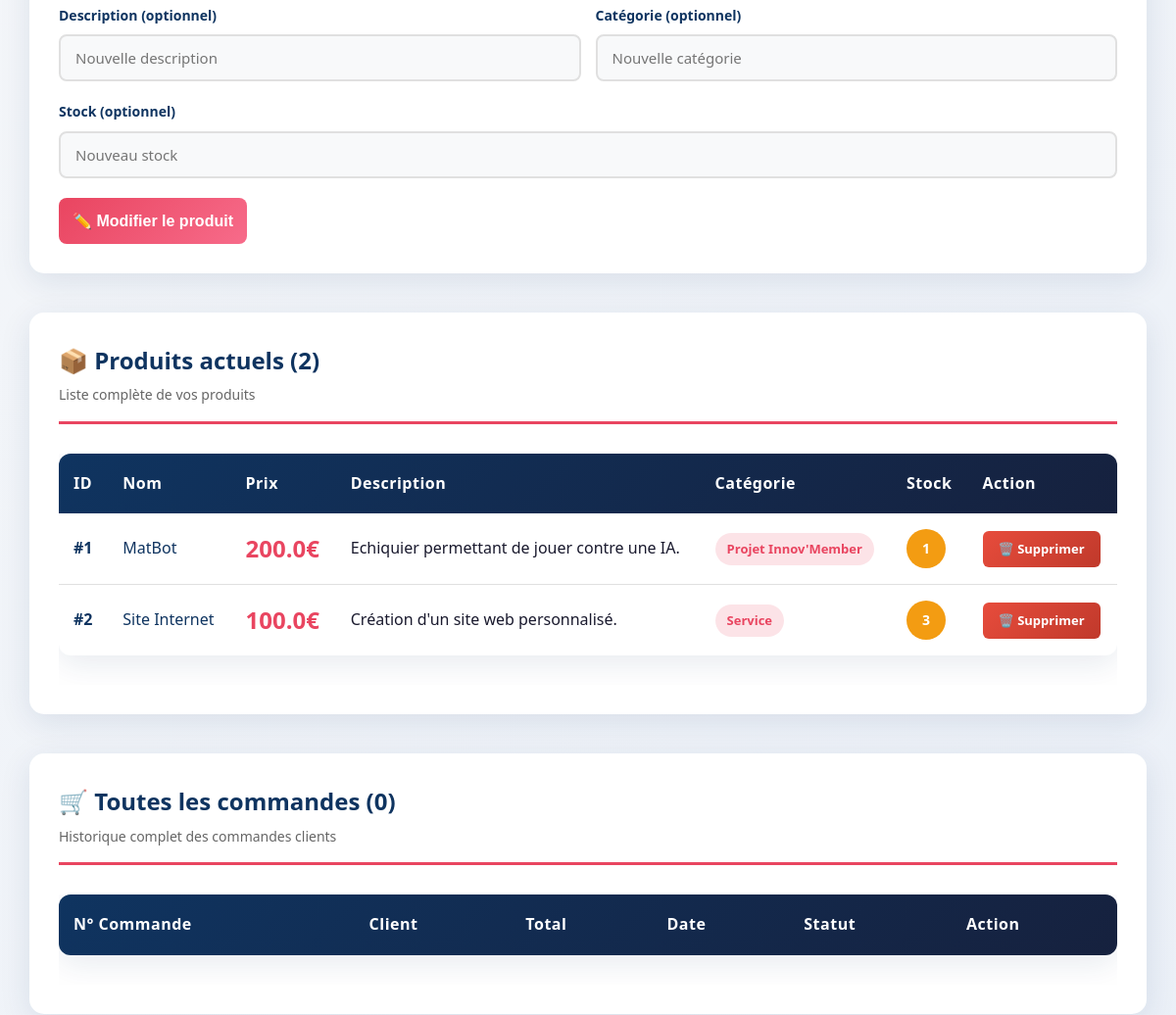
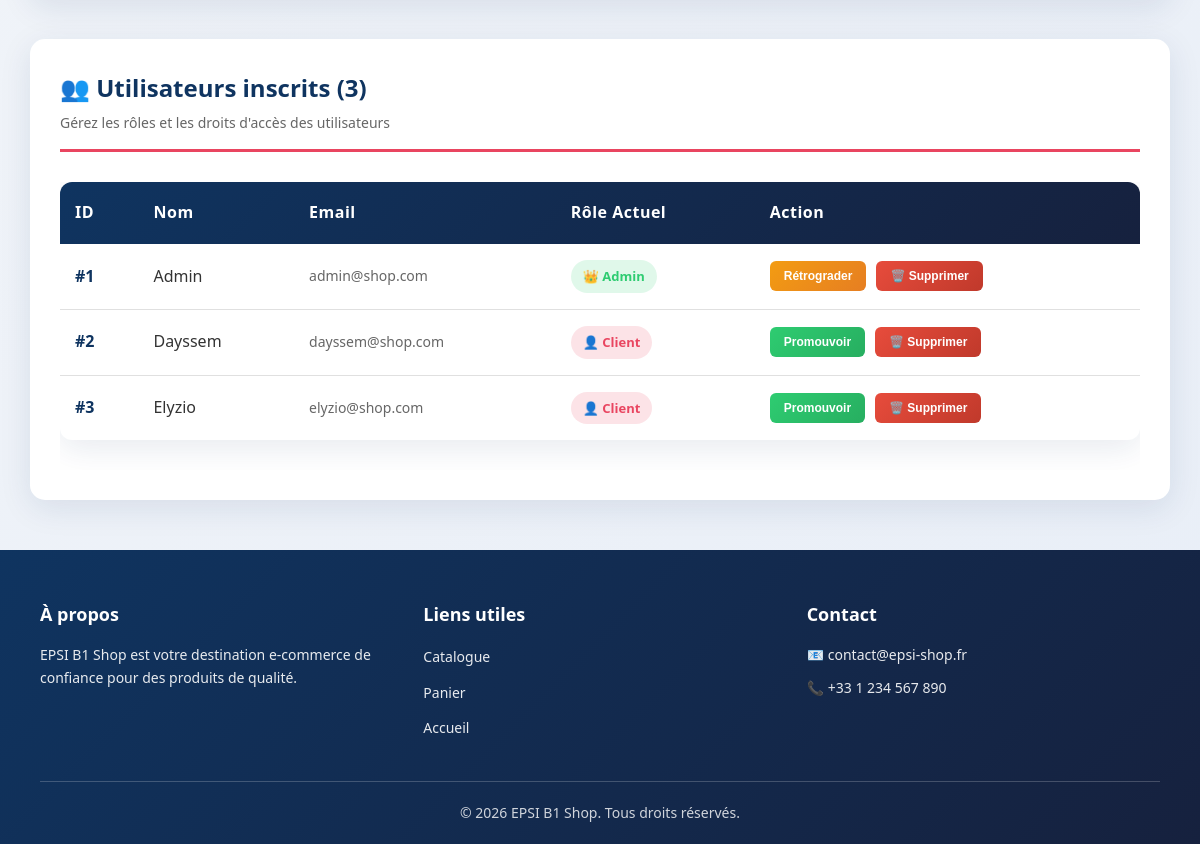
/admin (signed in, lower part), run on an earlier commit of the app's database (2 pictures, top to bottom).
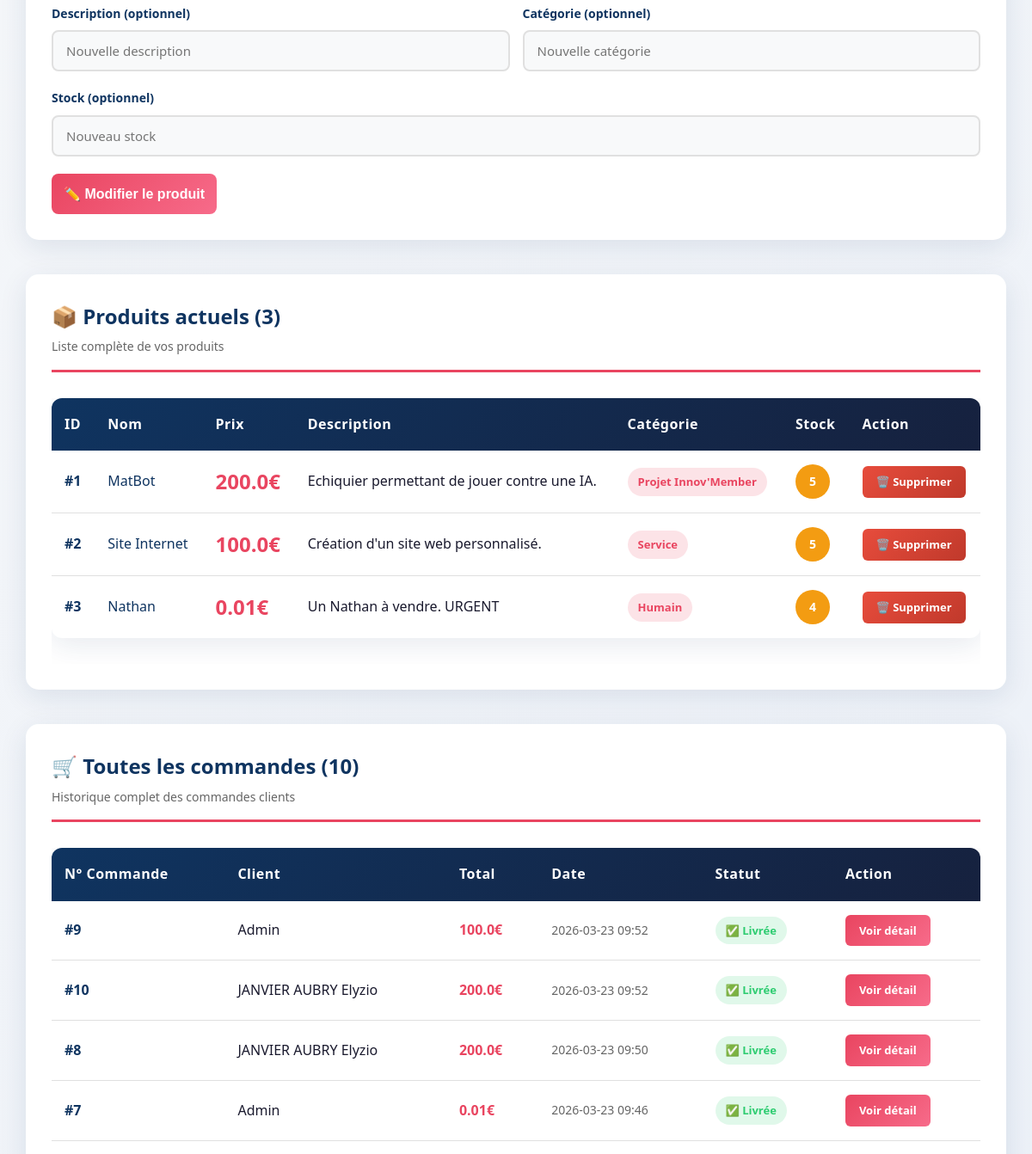
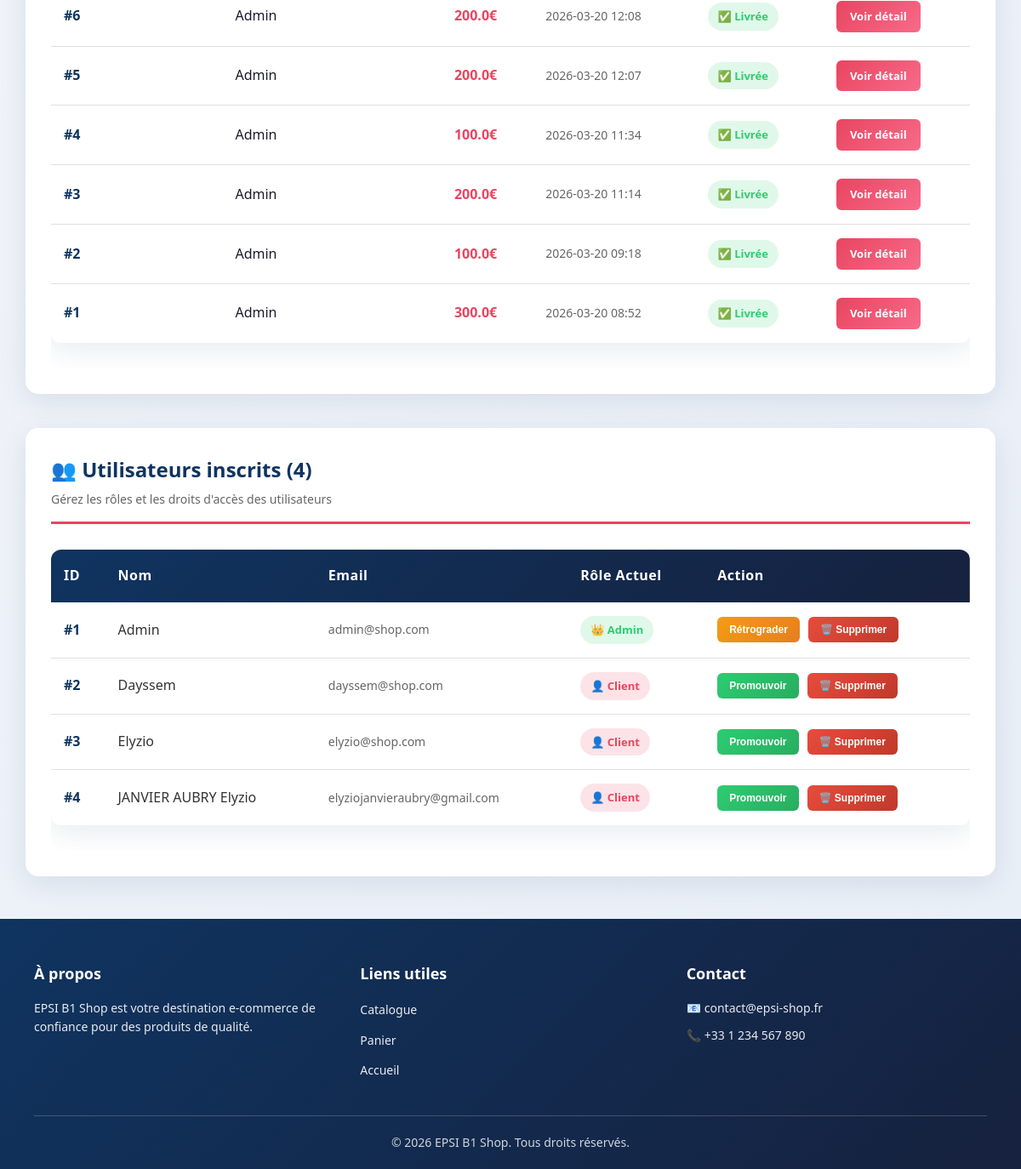
And on a later commit of the database (2 pictures, top to bottom).
### tables this page shows
CREATE TABLE produits (
                id INTEGER PRIMARY KEY AUTOINCREMENT,
                nom TEXT NOT NULL,
                prix REAL NOT NULL,
                description TEXT,
                categorie TEXT,
                stock INTEGER DEFAULT 10
            );

CREATE TABLE utilisateurs (
                id INTEGER PRIMARY KEY AUTOINCREMENT,
                nom TEXT NOT NULL,
                email TEXT NOT NULL UNIQUE,
                mot_de_passe TEXT NOT NULL,
                role TEXT DEFAULT 'client'
            );

CREATE TABLE commandes (
                id INTEGER PRIMARY KEY AUTOINCREMENT,
                utilisateur_id INTEGER,
                date TEXT,
                total REAL,
                FOREIGN KEY (utilisateur_id) REFERENCES utilisateurs(id)
            );

### app.py (the view)
@app.route('/admin', endpoint='admin')
def admin_dashboard():
    if session.get('user_role') != 'admin':
        return redirect('/login')
    produits = db.get_produits()
    commandes = db.get_toutes_commandes()
    utilisateurs = db.get_utilisateurs()
    return render_template('admin.html', produits=produits, commandes=commandes, utilisateurs=utilisateurs)

### database.py (called while the page is built)
    def get_connexion(self):
        conn = sqlite3.connect(self.dbname, timeout=10)
        conn.row_factory = sqlite3.Row
        conn.execute('PRAGMA journal_mode=WAL')
        return conn

    def get_produits(self):
        conn = self.get_connexion()
        try:
            produits = conn.execute('SELECT * FROM produits').fetchall()
        finally:
            conn.close()
        return produits

    def get_toutes_commandes(self):
        conn = self.get_connexion()
        try:
            commandes = conn.execute(
                'SELECT commandes.*, utilisateurs.nom as client_nom FROM commandes '
                'JOIN utilisateurs ON commandes.utilisateur_id = utilisateurs.id '
                'ORDER BY date DESC'
            ).fetchall()
        finally:
            conn.close()
        return commandes

    def get_utilisateurs(self):
        conn = self.get_connexion()
        try:
            utilisateurs = conn.execute('SELECT id, nom, email, role FROM utilisateurs').fetchall()
        finally:
            conn.close()
        return utilisateurs

### templates/admin.html (shortened to what the changed rows need)
{% extends 'base.html' %}
{% block content %}
<div class="admin-container">
    <section class="admin-section">
        <div class="section-header">
            <h2>📦 Produits actuels ({{ produits|length }})</h2>
            <p>Liste complète de vos produits</p>
        </div>
        <div class="table-responsive">
            <table class="admin-table">
                <thead>
                    <tr>
                        <th>ID</th>
                        <th>Nom</th>
                        <th>Prix</th>
                        <th>Description</th>
                        <th>Catégorie</th>
                        <th>Stock</th>
                        <th>Action</th>
                    </tr>
                </thead>
                <tbody>
                    {% for p in produits %}
                    <tr class="product-row {% if p.stock == 0 %}out-of-stock{% endif %}">
                        <td class="product-id">#{{ p.id }}</td>
                        <td class="product-name">{{ p.nom }}</td>
                        <td class="product-price">{{ p.prix }}€</td>
                        <td class="product-desc">{{ p.description }}</td>
                        <td><span class="category-badge">{{ p.categorie }}</span></td>
                        <td class="product-stock">
                            <span class="stock-indicator {% if p.stock > 10 %}high{% elif p.stock > 0 %}low{% else %}empty{% endif %}">
                                {{ p.stock }}
                            </span>
                        </td>
                        <td>
                            <a href="/admin/supprimer_produit/{{ p.id }}" class="btn-delete-product" onclick="return confirm('Confirmer la suppression ?')">🗑️ Supprimer</a>
                        </td>
                    </tr>
                    {% endfor %}
                </tbody>
            </table>
        </div>
    </section>
    <section class="admin-section">
        <div class="section-header">
            <h2>🛒 Toutes les commandes ({{ commandes|length }})</h2>
            <p>Historique complet des commandes clients</p>
        </div>
        <div class="table-responsive">
            <table class="admin-table">
                <thead>
                    <tr>
                        <th>N° Commande</th>
                        <th>Client</th>
                        <th>Total</th>
                        <th>Date</th>
                        <th>Statut</th>
                        <th>Action</th>
                    </tr>
                </thead>
                <tbody>
                    {% for c in commandes %}
                    <tr class="order-row">
                        <td class="order-id">#{{ c.id }}</td>
                        <td class="client-name">{{ c.client_nom }}</td>
                        <td class="order-total">{{ c.total }}€</td>
                        <td class="order-date">{{ c.date }}</td>
                        <td><span class="status-badge status-completed">✅ Livrée</span></td>
                        <td>
                            <a href="/detail_commande/{{ c.id }}" class="btn-view-details">Voir détail</a>
                        </td>
                    </tr>
                    {% endfor %}
                </tbody>
            </table>
        </div>
    </section>
    <section class="admin-section">
        <div class="section-header">
            <h2>👥 Utilisateurs inscrits ({{ utilisateurs|length }})</h2>
            <p>Gérez les rôles et les droits d'accès des utilisateurs</p>
        </div>
        {% if utilisateurs %}
        <div class="table-responsive">
            <table class="admin-table">
                <thead>
                    <tr>
                        <th>ID</th>
                        <th>Nom</th>
                        <th>Email</th>
                        <th>Rôle Actuel</th>
                        <th>Action</th>
                    </tr>
                </thead>
                <tbody>
                    {% for u in utilisateurs %}
                    <tr class="user-row">
                        <td class="user-id">#{{ u.id }}</td>
                        <td class="user-name">{{ u.nom }}</td>
                        <td class="user-email">{{ u.email }}</td>
                        <td>
                            <span class="status-badge {% if u.role == 'admin' %}status-admin{% else %}status-client{% endif %}">
                                {% if u.role == 'admin' %}👑 Admin{% else %}👤 Client{% endif %}
                            </span>
                        </td>
                        <td>
                            <div style="display: flex; gap: 10px;">
                                <form method="POST" action="/admin/modifier_role_utilisateur/{{ u.id }}" style="display: inline;">
                                    {% if u.role == 'admin' %}
                                        <button type="submit" class="btn-demote">Rétrograder</button>
                                    {% else %}
                                        <button type="submit" class="btn-promote">Promouvoir</button>
                                    {% endif %}
                                </form>
                                <form method="POST" action="/admin/supprimer_utilisateur/{{ u.id }}" style="display: inline;" onsubmit="return confirm('Êtes-vous sûr de vouloir supprimer cet utilisateur? Ses commandes seront conservées.');">
                                    <button type="submit" class="btn-delete-user">🗑️ Supprimer</button>
                                </form>
                            </div>
                        </td>
                    </tr>
                    {% endfor %}
                </tbody>
            </table>
        </div>
        {% else %}
        <p style="text-align: center; color: #999; padding: 20px;">Aucun utilisateur enregistré.</p>
        {% endif %}
    </section>
</div>
{% endblock %}

What changed in the data, as far as the page shows it:
changed produits "MatBot": stock "1" → "5"
changed produits "Site Internet": stock "3" → "5"
added produits: id "3", nom "Nathan", prix "0.01", description "Un Nathan à vendre. URGENT", categorie "Humain", stock "4"
added commandes: id "9", client_nom "Admin", total "100.0", date "2026-03-23 09:52"
added commandes: id "10", client_nom "JANVIER AUBRY Elyzio", total "200.0", date "2026-03-23 09:52"
added commandes: id "8", client_nom "JANVIER AUBRY Elyzio", total "200.0", date "2026-03-23 09:50"
added commandes: id "7", client_nom "Admin", total "0.01", date "2026-03-23 09:46"
added commandes: id "6", client_nom "Admin", total "200.0", date "2026-03-20 12:08"
added commandes: id "5", client_nom "Admin", total "200.0", date "2026-03-20 12:07"
added commandes: id "4", client_nom "Admin", total "100.0", date "2026-03-20 11:34"
added commandes: id "3", client_nom "Admin", total "200.0", date "2026-03-20 11:14"
added commandes: id "2", client_nom "Admin", total "100.0", date "2026-03-20 09:18"
added commandes: id "1", client_nom "Admin", total "300.0", date "2026-03-20 08:52"
added utilisateurs: id "4", nom "JANVIER AUBRY Elyzio", email "elyziojanvieraubry@gmail.com", role "👤 Client"
Also different on the page:
{{ produits|length }}: "2" → "3"
{{ commandes|length }}: "0" → "10"
{{ utilisateurs|length }}: "3" → "4"
